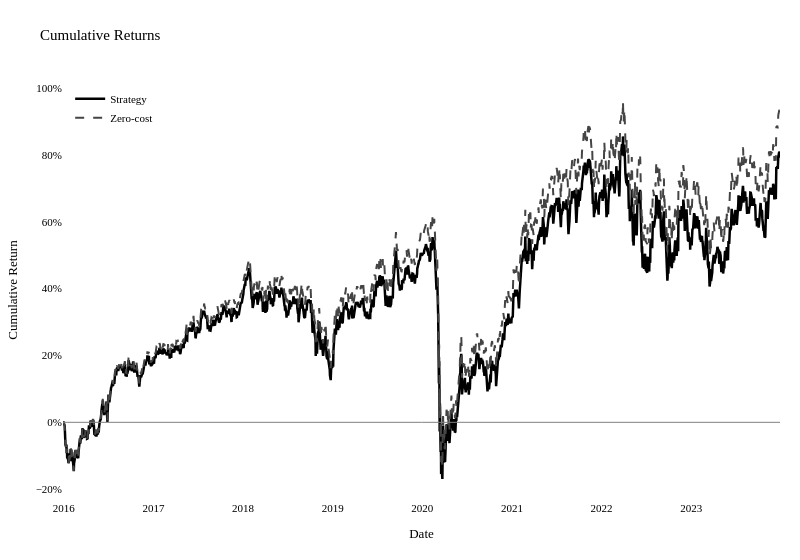

Write notebook code for a chart like this one.
### Markdown cell above
## Visualizing the cost gap

The table above is the summary; this is the path it summarizes. Same
signal, same rebalance dates - the with-costs line only diverges from the
zero-cost line at each month-end trade, and the underwater chart shows
that the two share the same drawdown shape rather than costs adding a
separate risk.

### Code cell
from pathlib import Path

from ml4t.diagnostic.evaluation.portfolio_analysis import PortfolioAnalysis
from ml4t.diagnostic.visualization.portfolio.drawdown_plots import plot_drawdown_underwater
from ml4t.diagnostic.visualization.portfolio.returns_plots import plot_cumulative_returns

FIGURE_DIR = Path("../figures")
FIGURE_DIR.mkdir(exist_ok=True)


def equity_returns(result):
    equity = pd.DataFrame(result.equity_curve, columns=["timestamp", "value"])
    equity["timestamp"] = pd.to_datetime(equity["timestamp"])
    return equity.set_index("timestamp")["value"].pct_change().dropna()


zero_cost_returns = equity_returns(result_zero_cost)
with_costs_returns = equity_returns(result_with_costs)
common_dates = zero_cost_returns.index.intersection(with_costs_returns.index)

analysis = PortfolioAnalysis(
    returns=with_costs_returns.loc[common_dates],
    benchmark=zero_cost_returns.loc[common_dates],
    dates=common_dates,
)

returns_fig = plot_cumulative_returns(analysis, benchmark_label="Zero-cost", theme="print")
returns_fig.write_image(FIGURE_DIR / "backtest-cost-gap.png", width=1400, height=650, scale=2)

drawdown_fig = plot_drawdown_underwater(analysis, theme="print", height=400)
drawdown_fig.write_image(FIGURE_DIR / "backtest-drawdown.png", width=1400, height=500, scale=2)

returns_fig

### Figure 1 — Plotly figure (JSON) as saved in the notebook; plotly's stock layout.template omitted (floating-point values rounded to 4 significant figures; data arrays with more than 128 entries replaced by an {"elided": "..."} marker saying what was removed)
{"data": [{"hovertemplate": "Date: %{x}<br>Return: %{y:.2%}<extra></extra>", "line": {"color": "#000000", "width": 2.5}, "mode": "lines", "name": "Strategy", "type": "scatter", "x": {"elided": "2015 str values"}, "y": {"elided": "2015 float values"}}, {"hovertemplate": "Date: %{x}<br>Return: %{y:.2%}<extra></extra>", "line": {"color": "#444444", "dash": "dash", "width": 2.0}, "mode": "lines", "name": "Zero-cost", "type": "scatter", "x": {"elided": "2015 str values"}, "y": {"elided": "2015 float values"}}], "layout": {"font": {"color": "#000000", "family": "Times New Roman, serif", "size": 11}, "height": 560, "hoverlabel": {"bgcolor": "white", "font": {"family": "Times New Roman, serif", "size": 11}}, "hovermode": "x unified", "legend": {"x": 0.01, "xanchor": "left", "y": 0.99, "yanchor": "top"}, "margin": {"b": 60, "l": 60, "r": 20, "t": 80}, "paper_bgcolor": "#FFFFFF", "plot_bgcolor": "#FFFFFF", "shapes": [{"line": {"color": "gray", "dash": "solid", "width": 1}, "type": "line", "x0": 0, "x1": 1, "xref": "x domain", "y0": 0, "y1": 0, "yref": "y"}], "title": {"text": "Cumulative Returns"}, "width": 800, "xaxis": {"title": {"text": "Date"}}, "yaxis": {"tickformat": ".0%", "title": {"text": "Cumulative Return"}}}}
